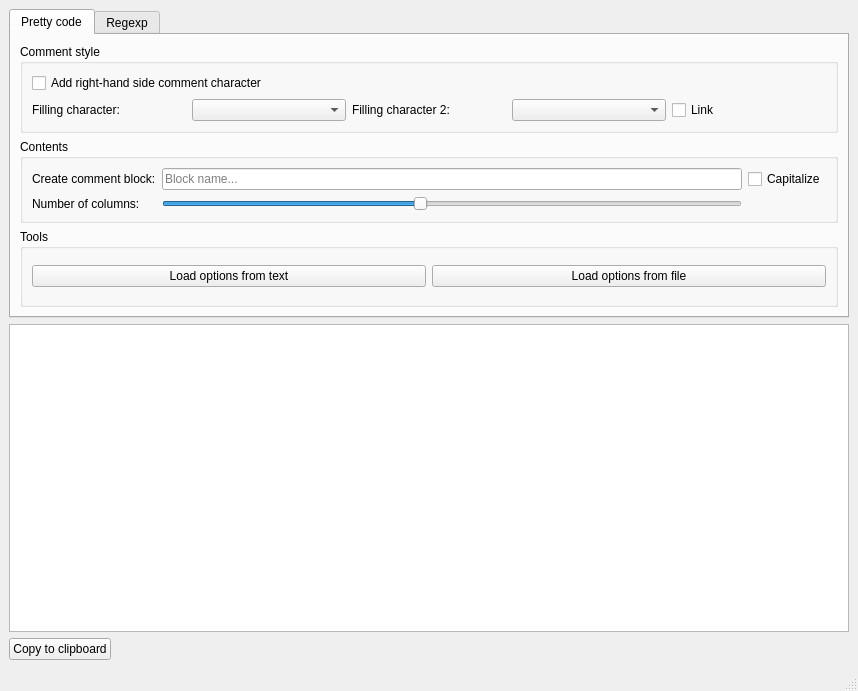
<?xml version="1.0" encoding="UTF-8"?>
<ui version="4.0">
 <class>MainWindow</class>
 <widget class="QMainWindow" name="MainWindow">
  <property name="geometry">
   <rect>
    <x>0</x>
    <y>0</y>
    <width>858</width>
    <height>691</height>
   </rect>
  </property>
  <property name="windowTitle">
   <string>MainWindow</string>
  </property>
  <widget class="QWidget" name="centralwidget">
   <layout class="QVBoxLayout" name="verticalLayout">
    <item>
     <widget class="QTabWidget" name="tabWidget">
      <property name="currentIndex">
       <number>0</number>
      </property>
      <widget class="QWidget" name="tab_pretty">
       <attribute name="title">
        <string>Pretty code</string>
       </attribute>
       <layout class="QVBoxLayout" name="verticalLayout_2">
        <item>
         <widget class="QGroupBox" name="groupBox">
          <property name="title">
           <string>Comment style</string>
          </property>
          <layout class="QGridLayout" name="gridLayout">
           <item row="1" column="3">
            <widget class="QComboBox" name="comboBox_pretty_filling_2"/>
           </item>
           <item row="1" column="1">
            <widget class="QComboBox" name="comboBox_pretty_filling"/>
           </item>
           <item row="1" column="0">
            <widget class="QLabel" name="label">
             <property name="text">
              <string>Filling character: </string>
             </property>
            </widget>
           </item>
           <item row="0" column="0" colspan="2">
            <widget class="QCheckBox" name="checkBox_pretty_right">
             <property name="text">
              <string>Add right-hand side comment character</string>
             </property>
            </widget>
           </item>
           <item row="1" column="4">
            <widget class="QCheckBox" name="checkBox_pretty_link">
             <property name="text">
              <string>Link</string>
             </property>
            </widget>
           </item>
           <item row="1" column="2">
            <widget class="QLabel" name="label_2">
             <property name="text">
              <string>Filling character 2: </string>
             </property>
            </widget>
           </item>
          </layout>
         </widget>
        </item>
        <item>
         <widget class="QGroupBox" name="groupBox_2">
          <property name="title">
           <string>Contents</string>
          </property>
          <layout class="QGridLayout" name="gridLayout_2">
           <item row="0" column="0">
            <widget class="QLabel" name="label_4">
             <property name="text">
              <string>Create comment block:</string>
             </property>
            </widget>
           </item>
           <item row="0" column="1">
            <widget class="QLineEdit" name="lineEdit_pretty_comment">
             <property name="placeholderText">
              <string>Block name...</string>
             </property>
            </widget>
           </item>
           <item row="0" column="2">
            <widget class="QCheckBox" name="checkBox_pretty_capitalize">
             <property name="text">
              <string>Capitalize</string>
             </property>
            </widget>
           </item>
           <item row="1" column="0">
            <widget class="QLabel" name="label_5">
             <property name="text">
              <string>Number of columns: </string>
             </property>
            </widget>
           </item>
           <item row="1" column="1">
            <widget class="QSlider" name="horizontalSlider_pretty_ncols">
             <property name="minimum">
              <number>10</number>
             </property>
             <property name="maximum">
              <number>100</number>
             </property>
             <property name="singleStep">
              <number>10</number>
             </property>
             <property name="value">
              <number>50</number>
             </property>
             <property name="orientation">
              <enum>Qt::Horizontal</enum>
             </property>
             <property name="tickInterval">
              <number>10</number>
             </property>
            </widget>
           </item>
           <item row="1" column="2">
            <widget class="QLabel" name="label_pretty_ncols">
             <property name="text">
              <string/>
             </property>
            </widget>
           </item>
          </layout>
         </widget>
        </item>
        <item>
         <widget class="QGroupBox" name="groupBox_3">
          <property name="title">
           <string>Tools</string>
          </property>
          <layout class="QGridLayout" name="gridLayout_3">
           <item row="0" column="0">
            <widget class="QPushButton" name="pushButton_pretty_load_text">
             <property name="text">
              <string>Load options from text</string>
             </property>
            </widget>
           </item>
           <item row="0" column="1">
            <widget class="QPushButton" name="pushButton_pretty_options_file">
             <property name="text">
              <string>Load options from file</string>
             </property>
            </widget>
           </item>
          </layout>
         </widget>
        </item>
       </layout>
      </widget>
      <widget class="QWidget" name="tab_regexp">
       <attribute name="title">
        <string>Regexp</string>
       </attribute>
      </widget>
     </widget>
    </item>
    <item>
     <widget class="QTextEdit" name="textEdit"/>
    </item>
    <item>
     <layout class="QHBoxLayout" name="horizontalLayout">
      <item>
       <widget class="QPushButton" name="pushButton_copy_textEdit">
        <property name="text">
         <string>Copy to clipboard</string>
        </property>
       </widget>
      </item>
      <item>
       <spacer name="horizontalSpacer">
        <property name="orientation">
         <enum>Qt::Horizontal</enum>
        </property>
        <property name="sizeHint" stdset="0">
         <size>
          <width>40</width>
          <height>20</height>
         </size>
        </property>
       </spacer>
      </item>
     </layout>
    </item>
   </layout>
  </widget>
  <widget class="QMenuBar" name="menubar">
   <property name="geometry">
    <rect>
     <x>0</x>
     <y>0</y>
     <width>858</width>
     <height>26</height>
    </rect>
   </property>
  </widget>
  <widget class="QStatusBar" name="statusbar"/>
 </widget>
 <resources/>
 <connections/>
</ui>
